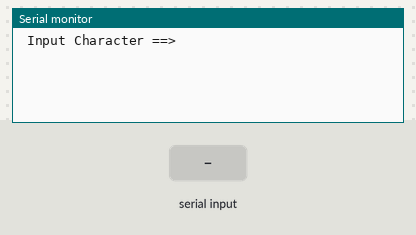
The sketch below on a simulated Arduino Uno, built with avr-gcc and run on an emulated ATmega328P. Shown: the last lines printed to the serial monitor. The inputs (shaded band) are chosen by the test bench.

Above: at 1.2 s.
1.3 s: "1" received over Serial
At 2.4 s:
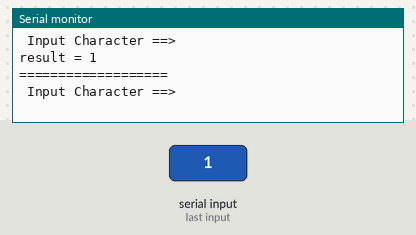
2.8 s: "0" received over Serial
At 3.6 s:
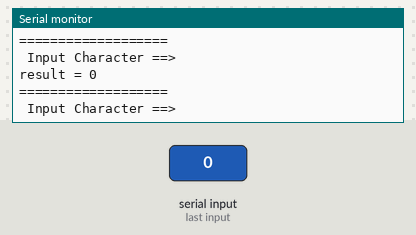
4.3 s: "2" received over Serial
At 4.7 s:
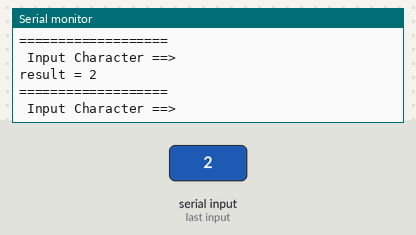

Measured:
- after the input at 1.3 s, the serial monitor: prints a new line at once (image 1)
- after the input at 2.8 s, the serial monitor: prints a new line at once (image 2)
- after the input at 4.3 s, the serial monitor: prints a new line at once (image 3)

The sketch:

ex6-12.ino
```cpp
char is_alpha(char);

void setup() {
  // 시리얼 통신 속도 설정 : 속도 9600 bps, 8데이터 비트, 패리티 없음, 한 개의 스톱비트
 Serial.begin(9600) ;
}


void loop() {
  char ch, trch;
  String echoStr="";

      Serial.println(" Input Character ==>");
      while(1) {
       if(Serial.available() > 0 ) break;
      }

      ch = Serial.read();

      trch = is_alpha(ch);

      echoStr = "result = " + String(trch);
      Serial.println(echoStr);
      Serial.println("===================");
  }

char is_alpha(char c)
{
  char ch1 ;

  if(c >= 'a' && c <='z') ch1 = c -32;
  else if( c >= 'A' && c <='Z' ) ch1 = c +32 ;
  else ch1 =c ;

    return ch1;
}
```
